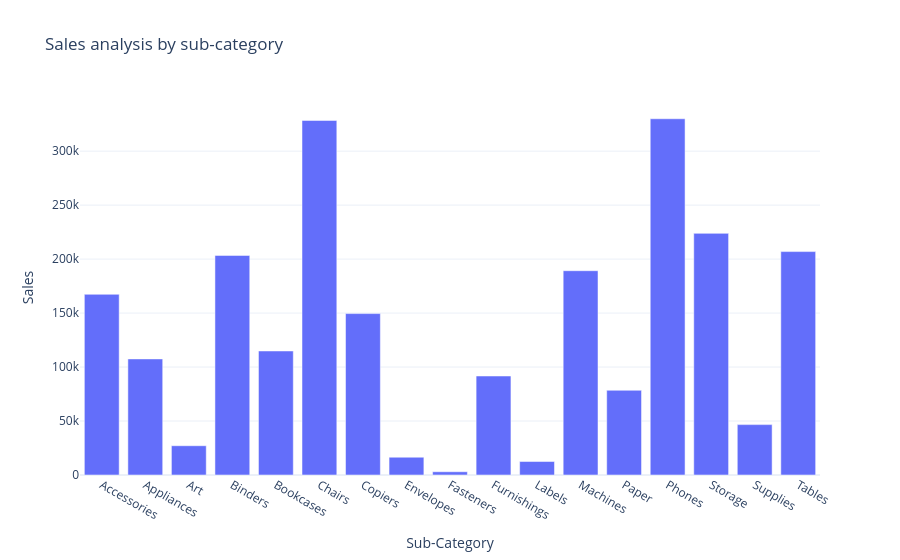

Notebook cell for this chart:
### Code cell
figure=px.bar(sales_by_subcategory,x="Sub-Category",
              y="Sales",
              title="Sales analysis by sub-category")
figure.show()

### Figure 1 — Plotly figure (JSON) as saved in the notebook; plotly's stock layout.template omitted (floating-point values rounded to 4 significant figures)
{"data": [{"hovertemplate": "Sub-Category=%{x}<br>Sales=%{y}<extra></extra>", "legendgroup": "", "marker": {"color": "#636efa", "pattern": {"shape": ""}}, "name": "", "orientation": "v", "showlegend": false, "textposition": "auto", "type": "bar", "x": ["Accessories", "Appliances", "Art", "Binders", "Bookcases", "Chairs", "Copiers", "Envelopes", "Fasteners", "Furnishings", "Labels", "Machines", "Paper", "Phones", "Storage", "Supplies", "Tables"], "xaxis": "x", "y": [167400.0, 107500.0, 27120.0, 203400.0, 114900.0, 328400.0, 149500.0, 16480.0, 3024.0, 91710.0, 12490.0, 189200.0, 78480.0, 330000.0, 223800.0, 46670.0, 207000.0], "yaxis": "y"}], "layout": {"barmode": "relative", "legend": {"tracegroupgap": 0}, "title": {"text": "Sales analysis by sub-category"}, "xaxis": {"anchor": "y", "domain": [0, 1], "title": {"text": "Sub-Category"}}, "yaxis": {"anchor": "x", "domain": [0, 1], "title": {"text": "Sales"}}}}
